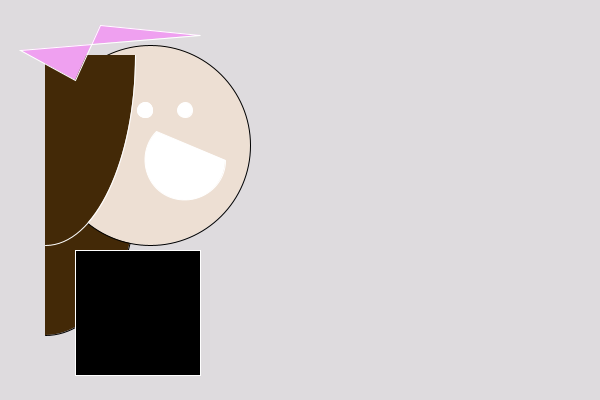
Frame 1 (no input)
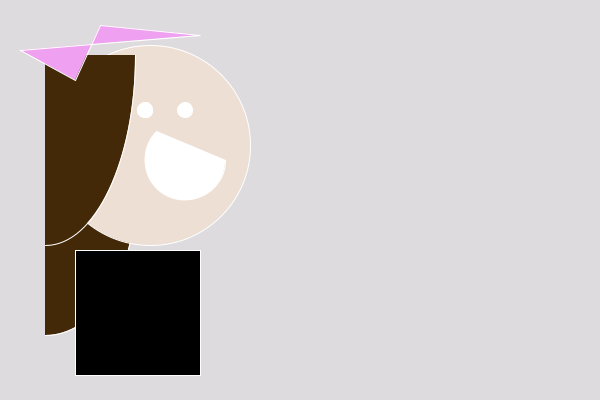
Frame 60 (the mouse pressed at the canvas centre just before this capture)
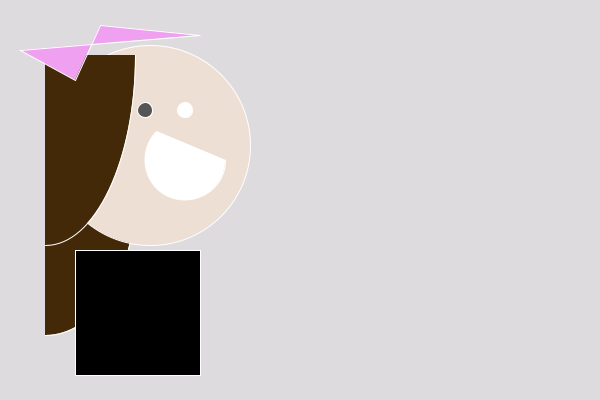
Frame 120 (the mouse held since frame 60 and released just before this capture)

The Processing sketch that drew these frames (run headless with seeded random() and noise(); from frame 60 on, the mouse is pressed at the canvas centre):

// Processing sketch: processing_184603
// ── processing_184603.pde

void setup() {
size(600,400);
}



void draw() {
  background(#dedbde);
  
   //left hair layer
  fill(67,41,7);
  arc(45,195,180,280,0,HALF_PI);
 
  //shape of the head
  fill(#eddfd3);
  ellipse(150,145,200,200);
  
  //body
  fill(0);
  stroke(255);
  rect(75,250,125,125);
  
  //------------------------
  //the hair
  //------------------------
  
  //left sideburn
  fill(67,41,7);
  arc(45,55,180,380,0,HALF_PI);
   
  //the bow
  fill(#efa0f0);
  quad(100,25,75,80,20,50,200,35);
  
  //left eye
  fill(255);
  ellipse(145,110,15,15);
    fill(0);
  ellipse(145,110,8,8);
  
 //-------------------------
 //mousepressed command
 //-------------------------
 
  //command
  if (mousePressed) {
    println("ow!");
 
    fill(85);
      ellipse(145,110,15,15);
} else {
    fill(255);
      ellipse(145,110,15,15);
}
  //------------------------
  
  //right eye
  fill(255);
  ellipse(185,110,15,15);
  
  //mouth
  fill(255);
  arc(185,160,80,80,0, PI+QUARTER_PI, CHORD);


}
